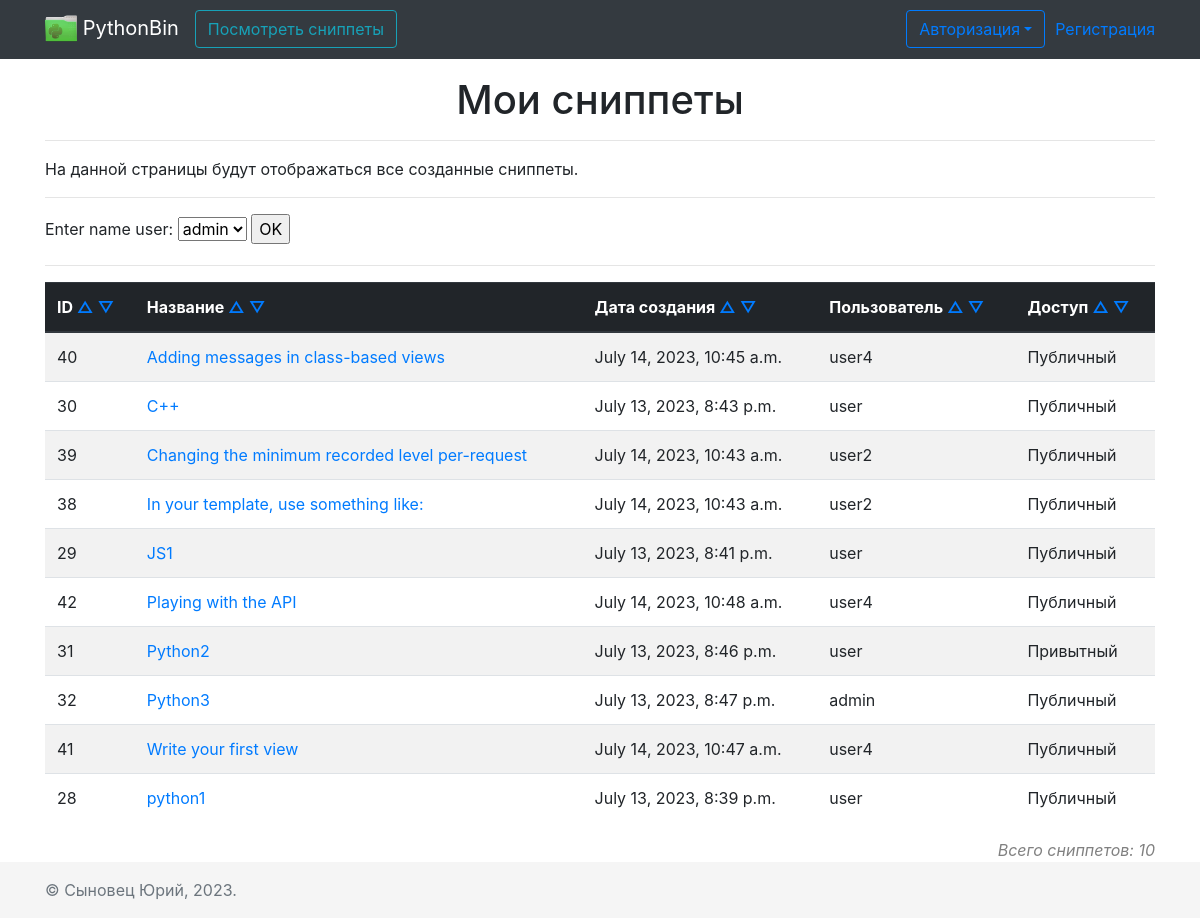
The page /listsort?sort=name&abc=1 on the database its author committed.
### MainApp/models.py (models this page shows, shortened)
class Snippet(models.Model):
    name = models.CharField(max_length=100)
    lang = models.CharField(max_length=30, choices=LTNGS)
    code = models.TextField(max_length=5000)
    creation_date = models.DateTimeField(auto_now=True)
    user = models.ForeignKey(to=User, on_delete=models.CASCADE, blank=True, null=True)
    public = models.BooleanField(default=True)

### MainApp/views.py (the view)
# urls.py: path('listsort', views.listsort, name='listsort'),
def listsort(request):
    colum = request.GET.get('sort')
    abc = int(request.GET.get('abc'))
    user = request.GET.get('user')
    if user:
        snippets = Snippet.objects.filter(user=user)
    else:
        snippets = Snippet.objects.all().order_by(colum)
    if abc:
        snippets = snippets.order_by(colum)
    else:
        snippets = snippets.order_by(f'-{colum}')
    users = User.objects.all()
    context = {'pagename': 'Мои сниппеты',
               'snippets': snippets,
               'user': user,
               'users': users}
    return render(request, 'pages/view_snippets.html', context)

### templates/pages/view_snippets.html (shortened to what this page needs)
{% extends "base.html" %}
{% load static %}
{% block content %}
<div class="container">
    <div class="row">
        <div class="col text-center">
            <h1>{{ pagename }}</h1>
            <hr>
        </div>
    </div>
    <div class="row">
        <div class="col">
            <p>На данной страницы будут отображаться все созданные сниппеты.</p>
            <hr>
        </div>
    </div>
    <div class="row">
        <div class="col">
            <form action="{% url 'snippet-user-sort' %}" method="post">
                <label for="team_name">Enter name user: </label>
                <select id="team_name" name="sort_user">
                    {% for user in users %}
                        <option value="{{ user }}">{{ user }}</option>
                    {% endfor %}
                </select>
              <input type="submit" value="OK" />
            </form>
            <hr>
        </div>
    </div>
    <div class="row">
        <div class="col">
            <table class="table table-striped">
                <thead class="thead-dark">
                <tr>
                    <th scope="col">ID
                        <a href="/listsort?sort=id&abc=1">△</a>
                        <a href="/listsort?sort=id&abc=0">▽</a>
                    </th>
                    <th scope="col">Название
                        <a href="/listsort?sort=name&abc=1">△</a>
                        <a href="/listsort?sort=name&abc=0">▽</a>
                    </th>
                    <th scope="col">Дата создания
                        <a href="/listsort?sort=creation_date&abc=1">△</a>
                        <a href="/listsort?sort=creation_date&abc=0">▽</a>
                    </th>
                    <th scope="col">Пользователь
                        <a href="/listsort?sort=user&abc=1">△</a>
                        <a href="/listsort?sort=user&abc=0">▽</a>
                    </th>
                    <th scope="col">Доступ
                        <a href="/listsort?sort=public&abc=1">△</a>
                        <a href="/listsort?sort=public&abc=0">▽</a>
                    </th>
                </tr>
                </thead>
                <tbody>
                {% for snippet in snippets %}
                <tr>
                    <td scope="row">{{ snippet.id }}</td>
                    <td>
                        <a href="{% url 'snippet-detail' id=snippet.id %}">{{ snippet.name }}</a>
                    </td>
                    <td>{{ snippet.creation_date }}</td>
                    <td>{{ snippet.user }}</td>
                    {% if snippet.public %}
                        <td>Публичный</td>
                    {% else %}
                        <td>Привытный</td>
                    {% endif %}
                </tr>
                {% endfor %}
                </tbody>
            </table>
            <div align="right">
                <i style="color: gray;">Всего сниппетов: {{ snippets.count }}</i>
            </div>
        </div>
    </div>
</div>
{% endblock %}

### templates/base.html (style rules this page uses)
main > .container { padding: 60px 15px 0; }

### rows shown on the page
Snippet: id "40", name "Adding messages in class-based views", creation_date "July 14, 2023, 10:45 a.m.", user "user4", public "Публичный"
Snippet: id "30", name "C++", creation_date "July 13, 2023, 8:43 p.m.", user "user", public "Публичный"
Snippet: id "39", name "Changing the minimum recorded level per-request", creation_date "July 14, 2023, 10:43 a.m.", user "user2", public "Публичный"
Snippet: id "38", name "In your template, use something like:", creation_date "July 14, 2023, 10:43 a.m.", user "user2", public "Публичный"
Snippet: id "29", name "JS1", creation_date "July 13, 2023, 8:41 p.m.", user "user", public "Публичный"
Snippet: id "42", name "Playing with the API", creation_date "July 14, 2023, 10:48 a.m.", user "user4", public "Публичный"
Snippet: id "31", name "Python2", creation_date "July 13, 2023, 8:46 p.m.", user "user", public "Привытный"
Snippet: id "32", name "Python3", creation_date "July 13, 2023, 8:47 p.m.", user "admin", public "Публичный"
Snippet: id "41", name "Write your first view", creation_date "July 14, 2023, 10:47 a.m.", user "user4", public "Публичный"
Snippet: id "28", name "python1", creation_date "July 13, 2023, 8:39 p.m.", user "user", public "Публичный"

### other values the page prints
{{ pagename }} "Мои сниппеты"
{{ snippets.count }} "10"
form field sort_user "admin"
